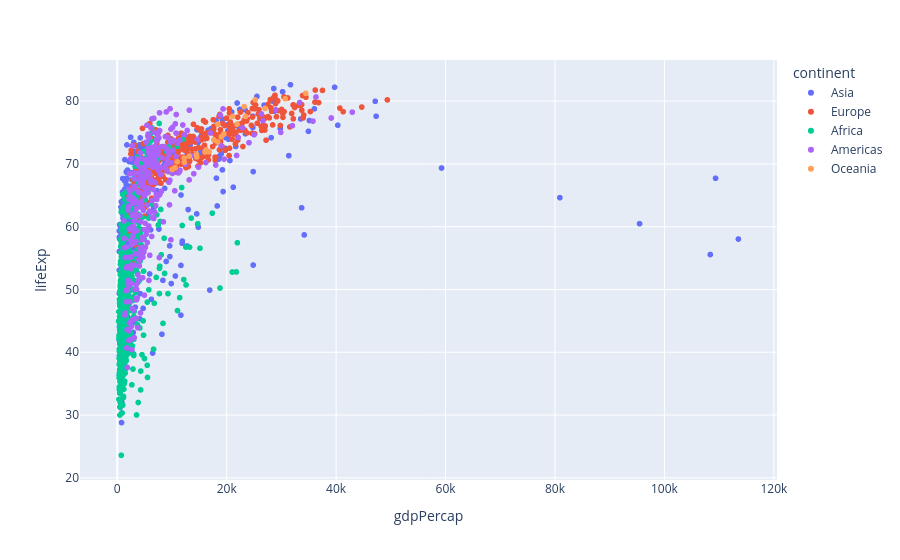

The notebook cell this image was saved under:
### Code cell
fig = px.scatter(df, x="gdpPercap", y="lifeExp", color="continent")
fig.show()

### Figure 1 — Plotly figure (JSON) as saved in the notebook; plotly's stock layout.template omitted (floating-point values rounded to 4 significant figures; data arrays with more than 128 entries replaced by an {"elided": "..."} marker saying what was removed)
{"data": [{"hovertemplate": "continent=Asia<br>gdpPercap=%{x}<br>lifeExp=%{y}<extra></extra>", "legendgroup": "Asia", "marker": {"color": "#636efa", "symbol": "circle"}, "mode": "markers", "name": "Asia", "showlegend": true, "type": "scattergl", "x": {"elided": "396 float values"}, "xaxis": "x", "y": {"elided": "396 float values"}, "yaxis": "y"}, {"hovertemplate": "continent=Europe<br>gdpPercap=%{x}<br>lifeExp=%{y}<extra></extra>", "legendgroup": "Europe", "marker": {"color": "#EF553B", "symbol": "circle"}, "mode": "markers", "name": "Europe", "showlegend": true, "type": "scattergl", "x": {"elided": "360 float values"}, "xaxis": "x", "y": {"elided": "360 float values"}, "yaxis": "y"}, {"hovertemplate": "continent=Africa<br>gdpPercap=%{x}<br>lifeExp=%{y}<extra></extra>", "legendgroup": "Africa", "marker": {"color": "#00cc96", "symbol": "circle"}, "mode": "markers", "name": "Africa", "showlegend": true, "type": "scattergl", "x": {"elided": "624 float values"}, "xaxis": "x", "y": {"elided": "624 float values"}, "yaxis": "y"}, {"hovertemplate": "continent=Americas<br>gdpPercap=%{x}<br>lifeExp=%{y}<extra></extra>", "legendgroup": "Americas", "marker": {"color": "#ab63fa", "symbol": "circle"}, "mode": "markers", "name": "Americas", "showlegend": true, "type": "scattergl", "x": {"elided": "300 float values"}, "xaxis": "x", "y": {"elided": "300 float values"}, "yaxis": "y"}, {"hovertemplate": "continent=Oceania<br>gdpPercap=%{x}<br>lifeExp=%{y}<extra></extra>", "legendgroup": "Oceania", "marker": {"color": "#FFA15A", "symbol": "circle"}, "mode": "markers", "name": "Oceania", "showlegend": true, "type": "scattergl", "x": [10040.0, 10950.0, 12220.0, 14530.0, 16790.0, 18330.0, 19480.0, 21890.0, 23420.0, 27000.0, 30690.0, 34440.0, 10560.0, 12250.0, 13180.0, 14460.0, 16050.0, 16230.0, 17630.0, 19010.0, 18360.0, 21050.0, 23190.0, 25190.0], "xaxis": "x", "y": [69.12, 70.33, 70.93, 71.1, 71.93, 73.49, 74.74, 76.32, 77.56, 78.83, 80.37, 81.23, 69.39, 70.26, 71.24, 71.52, 71.89, 72.22, 73.84, 74.32, 76.33, 77.55, 79.11, 80.2], "yaxis": "y"}], "layout": {"legend": {"title": {"text": "continent"}, "tracegroupgap": 0}, "margin": {"t": 60}, "xaxis": {"anchor": "y", "domain": [0, 1], "title": {"text": "gdpPercap"}}, "yaxis": {"anchor": "x", "domain": [0, 1], "title": {"text": "lifeExp"}}}}
